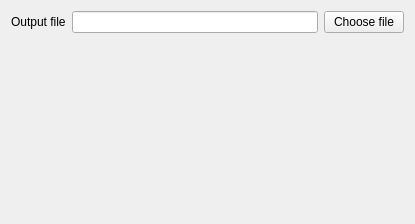
<?xml version="1.0" encoding="UTF-8"?>
<ui version="4.0">
 <class>SleepReportSettingsView</class>
 <widget class="QWidget" name="SleepReportSettingsView">
  <property name="geometry">
   <rect>
    <x>0</x>
    <y>0</y>
    <width>415</width>
    <height>224</height>
   </rect>
  </property>
  <property name="windowTitle">
   <string>Form</string>
  </property>
  <layout class="QVBoxLayout" name="verticalLayout">
   <item>
    <layout class="QHBoxLayout" name="horizontalLayout">
     <item>
      <widget class="QLabel" name="label">
       <property name="text">
        <string>Output file</string>
       </property>
      </widget>
     </item>
     <item>
      <widget class="QLineEdit" name="output_file_lineedit"/>
     </item>
     <item>
      <widget class="QPushButton" name="choose_file_pushbutton">
       <property name="text">
        <string>Choose file</string>
       </property>
      </widget>
     </item>
    </layout>
   </item>
   <item>
    <spacer name="verticalSpacer">
     <property name="orientation">
      <enum>Qt::Vertical</enum>
     </property>
     <property name="sizeHint" stdset="0">
      <size>
       <width>20</width>
       <height>40</height>
      </size>
     </property>
    </spacer>
   </item>
  </layout>
 </widget>
 <resources/>
 <connections>
  <connection>
   <sender>choose_file_pushbutton</sender>
   <signal>clicked()</signal>
   <receiver>SleepReportSettingsView</receiver>
   <slot>on_choose_ouput_file()</slot>
   <hints>
    <hint type="sourcelabel">
     <x>364</x>
     <y>21</y>
    </hint>
    <hint type="destinationlabel">
     <x>207</x>
     <y>111</y>
    </hint>
   </hints>
  </connection>
 </connections>
 <slots>
  <slot>on_choose_ouput_file()</slot>
 </slots>
</ui>
